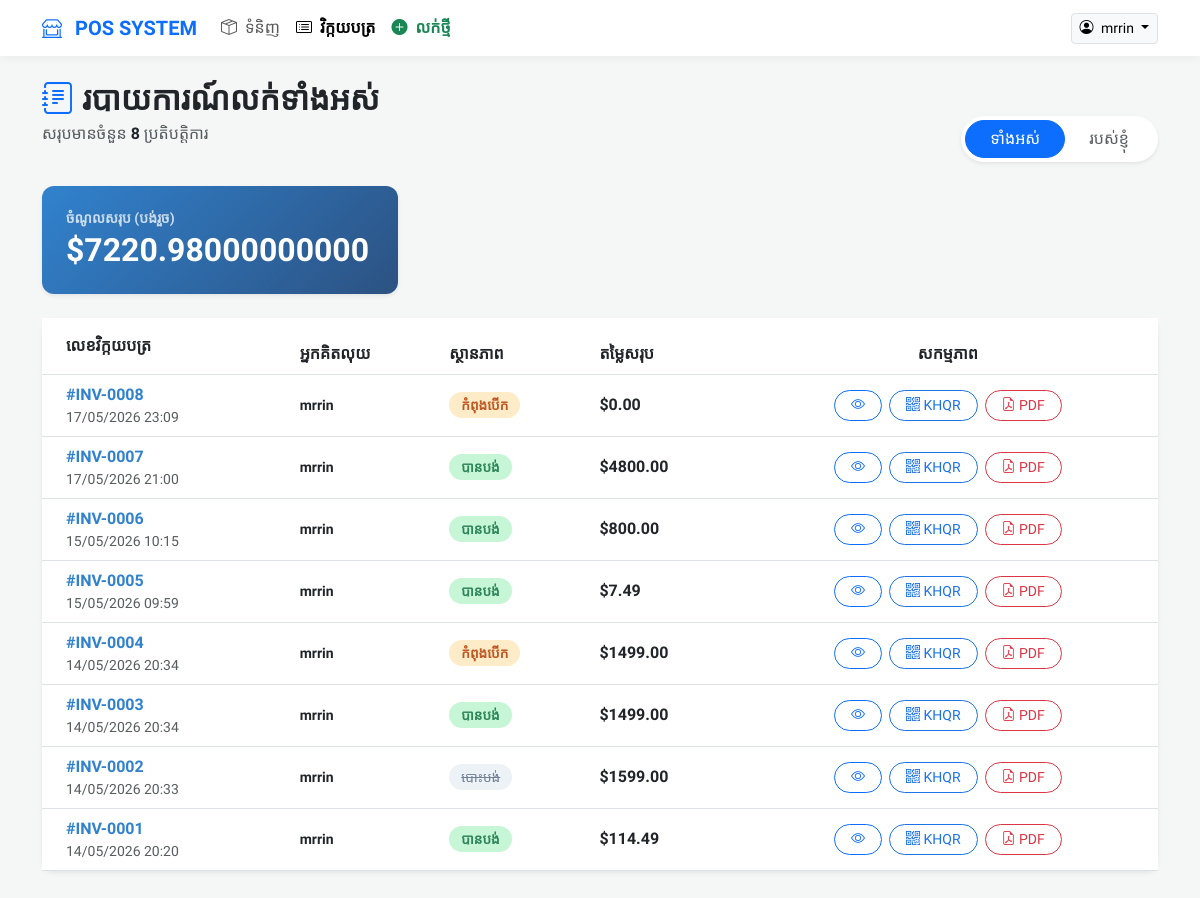
The app's page /sales/orders/ (signed in) with its own data.
### sales/models.py (models this page shows, shortened)
class Order(models.Model):
    STATUS_CHOICES = [
        ('open', 'បានបើក'),
        ('paid', 'បានបង់'),
        ('refunded', 'បានសង'),
        ('cancelled', 'បានលុបចោល'),
    ]
    PAYMENT_METHOD_CHOICES = [
        ('cash', 'សាច់ប្រាក់'),
        ('khqr', 'KHQR / ធនាគារ'),
    ]
    cashier = models.ForeignKey(User, on_delete=models.SET_NULL, null=True, related_name='orders')
    status = models.CharField(max_length=20, choices=STATUS_CHOICES, default='open')
    payment_method = models.CharField(max_length=10, choices=PAYMENT_METHOD_CHOICES, default='cash')
    is_paid = models.BooleanField(default=False)
    created_at = models.DateTimeField(auto_now_add=True)
    notes = models.TextField(blank=True)
    total_amount = models.DecimalField(max_digits=10, decimal_places=2, default=0.00)
    class Meta:
        ordering = ['-created_at']

### sales/views.py (the view)
# urls.py: path('orders/',               views.order_list,     name='order_list'),
@login_required
def order_list(request):
    orders = Order.objects.all().order_by('-created_at')
    total_revenue = Order.objects.filter(status='paid').aggregate(total=Sum('total_amount'))['total'] or 0
    return render(request, 'sales/order_list.html', {
        'orders': orders,
        'total_revenue': total_revenue,
        'title': 'All Sales Report'
    })

### sales/templates/sales/order_list.html (shortened to what this page needs)
<!DOCTYPE html>
<html lang="km">
<head>
    <link href="https://cdn.jsdelivr.net/npm/bootstrap@5.3.0/dist/css/bootstrap.min.css" rel="stylesheet">
    <link rel="stylesheet" href="https://cdn.jsdelivr.net/npm/bootstrap-icons@1.11.0/font/bootstrap-icons.css">
</head>
<body>
<nav class="navbar navbar-expand-lg navbar-light sticky-top mb-4">
    <div class="container">
        <a class="navbar-brand fw-bold text-primary" href="#">
            <i class="bi bi-shop-window me-2"></i> POS SYSTEM
        </a>
        <div class="collapse navbar-collapse" id="navbarNav">
            <div class="navbar-nav me-auto">
                <a class="nav-link" href="{% url 'product_list' %}"><i class="bi bi-box-seam me-1"></i> ទំនិញ</a>
                <a class="nav-link active fw-bold" href="{% url 'order_list' %}"><i class="bi bi-card-list me-1"></i> វិក្កយបត្រ</a>
                <a class="nav-link text-success fw-bold" href="{% url 'create_order' %}"><i class="bi bi-plus-circle-fill me-1"></i> លក់ថ្មី</a>
            </div>
            <div class="d-flex align-items-center">
                <div class="dropdown">
                    <button class="btn btn-light dropdown-toggle btn-sm border" type="button" data-bs-toggle="dropdown">
                        <i class="bi bi-person-circle me-1"></i> {{ request.user.username }}
                    </button>
                </div>
            </div>
        </div>
    </div>
</nav>
<div class="container pb-5">
    <div class="row align-items-end mb-4">
        <div class="col-md-8">
            <h2 class="fw-bold text-dark mb-1">
                {% if request.resolver_match.url_name == 'my_orders' %}
                    <i class="bi bi-person-badge text-primary me-2"></i>ការលក់របស់ខ្ញុំ
                {% else %}
                    <i class="bi bi-journal-text text-primary me-2"></i>របាយការណ៍លក់ទាំងអស់
                {% endif %}
            </h2>
            <p class="text-muted">សរុបមានចំនួន <span class="fw-bold text-dark">{{ orders.count }}</span> ប្រតិបត្តិការ</p>
        </div>
        <div class="col-md-4 text-md-end mt-3 mt-md-0">
            <div class="btn-group shadow-sm bg-white p-1 rounded-pill">
                <a href="{% url 'order_list' %}" class="btn rounded-pill px-4 {% if request.resolver_match.url_name == 'order_list' %}btn-primary{% else %}btn-white text-muted{% endif %}">ទាំងអស់</a>
                <a href="{% url 'my_orders' %}" class="btn rounded-pill px-4 {% if request.resolver_match.url_name == 'my_orders' %}btn-primary{% else %}btn-white text-muted{% endif %}">របស់ខ្ញុំ</a>
            </div>
        </div>
    </div>
    <div class="row mb-4">
        <div class="col-md-4">
            <div class="card revenue-card p-4 shadow-sm border-0">
                <h6 class="text-uppercase small fw-bold opacity-75 mb-1">ចំណូលសរុប (បង់រួច)</h6>
                <h2 class="mb-0 fw-bold">${{ total_revenue|default:"0.00" }}</h2>
            </div>
        </div>
    </div>
    <div class="card shadow-sm border-0">
        <div class="table-responsive">
            <table class="table table-hover align-middle mb-0">
                <thead>
                    <tr>
                        <th class="ps-4 py-3">លេខវិក្កយបត្រ</th>
                        <th>អ្នកគិតលុយ</th>
                        <th>ស្ថានភាព</th>
                        <th>តម្លៃសរុប</th>
                        <th class="text-center">សកម្មភាព</th>
                    </tr>
                </thead>
                <tbody>
                {% for order in orders %}
                    <tr>
                        <td class="ps-4">
                            <a href="{% url 'add_item' order.pk %}" class="order-link">
                                #INV-{{ order.pk|stringformat:"04d" }}
                            </a>
                            <div class="text-muted small">{{ order.created_at|date:"d/m/Y H:i" }}</div>
                        </td>
                        <td><span class="small fw-bold">{{ order.cashier.username }}</span></td>
                        <td>
                            {% if order.status == 'paid' %}
                                <span class="status-paid">បានបង់</span>
                            {% elif order.status == 'open' %}
                                <span class="status-open">កំពុងបើក</span>
                            {% else %}
                                <span class="status-cancelled">បោះបង់</span>
                            {% endif %}
                        </td>
                        <td><div class="fw-bold text-dark">${{ order.total_amount|default:"0.00" }}</div></td>
                        <td class="text-center">
                            <div class="btn-group">
                                <a href="{% url 'add_item' order.pk %}" class="btn btn-sm btn-outline-primary rounded-pill px-3 me-2">
                                    <i class="bi bi-eye"></i>
                                </a>
                                <a href="{% url 'show_khqr' order.id %}" target="_blank" class="btn btn-sm btn-khqr rounded-pill px-3 me-2">
                                    <i class="bi bi-qr-code"></i> KHQR
                                </a>
                                <a href="{% url 'export_pdf' order.id %}" class="btn btn-sm btn-pdf rounded-pill px-3">
                                    <i class="bi bi-file-earmark-pdf"></i> PDF
                                </a>
                            </div>
                        </td>
                    </tr>
                {% empty %}
                    <tr><td colspan="5" class="text-center py-5 text-muted">មិនទាន់មានទិន្នន័យឡើយ។</td></tr>
                {% endfor %}
                </tbody>
            </table>
        </div>
    </div>
</div>
</body>
</html>

### sales/templates/sales/order_list.html (style rules this page uses)
body { background-color: #f4f7f6; font-family: 'Kantumruy Pro', sans-serif; }
.card { border: none; border-radius: 12px; box-shadow: 0 4px 12px rgba(0,0,0,0.05); }
.table thead { background-color: #2d3748; color: white; }
.status-paid { color: #2f855a; font-weight: 600; background: #c6f6d5; padding: 5px 12px; border-radius: 30px; font-size: 0.85em; }
.status-open { color: #c05621; font-weight: 600; background: #feebc8; padding: 5px 12px; border-radius: 30px; font-size: 0.85em; }
.status-cancelled { color: #718096; background: #edf2f7; padding: 5px 12px; border-radius: 30px; font-size: 0.85em; text-decoration: line-through; }
.order-link { color: #3182ce; text-decoration: none; font-weight: 700; }
.navbar { background: white !important; box-shadow: 0 2px 10px rgba(0,0,0,0.05); }
.revenue-card { background: linear-gradient(135deg, #3182ce 0%, #2c5282 100%); color: white; }
.btn-khqr { background-color: #ffffff; color: #1a73e8; border: 1px solid #1a73e8; }
.btn-pdf { background-color: #ffffff; color: #dc3545; border: 1px solid #dc3545; }

### records on screen
Order: pk "0008", created_at "17/05/2026 23:09", cashier.username "mrrin", status "កំពុងបើក", total_amount "0.00"
Order: pk "0007", created_at "17/05/2026 21:00", cashier.username "mrrin", status "បានបង់", total_amount "4800.00"
Order: pk "0006", created_at "15/05/2026 10:15", cashier.username "mrrin", status "បានបង់", total_amount "800.00"
Order: pk "0005", created_at "15/05/2026 09:59", cashier.username "mrrin", status "បានបង់", total_amount "7.49"
Order: pk "0004", created_at "14/05/2026 20:34", cashier.username "mrrin", status "កំពុងបើក", total_amount "1499.00"
Order: pk "0003", created_at "14/05/2026 20:34", cashier.username "mrrin", status "បានបង់", total_amount "1499.00"
Order: pk "0002", created_at "14/05/2026 20:33", cashier.username "mrrin", status "បោះបង់", total_amount "1599.00"
Order: pk "0001", created_at "14/05/2026 20:20", cashier.username "mrrin", status "បានបង់", total_amount "114.49"

### other values on screen
{{ request.user.username }} "mrrin"
{{ orders.count }} "8"
{{ total_revenue|default:"0.00" }} "7220.98000000000"
